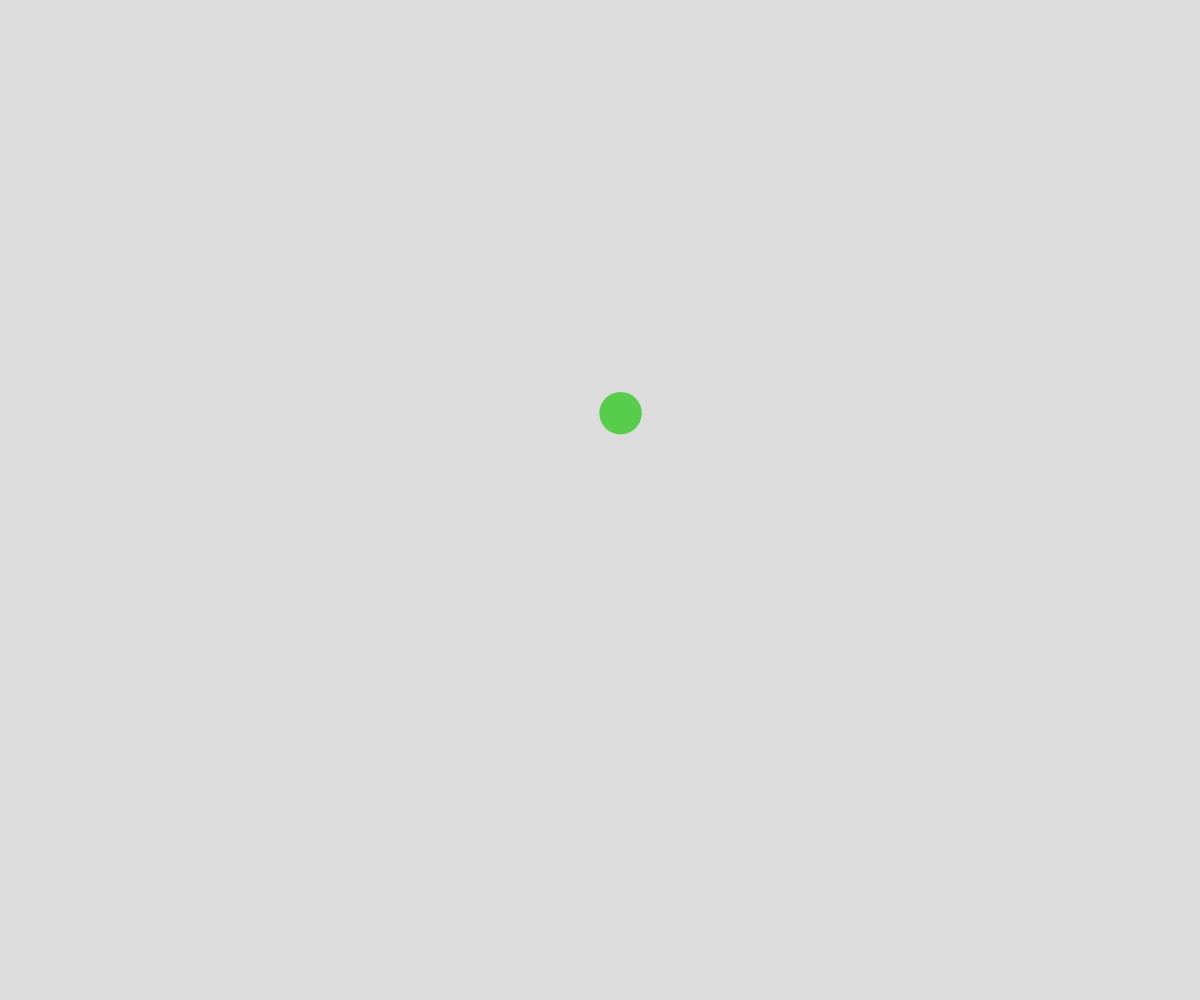
Frame 1 (no input)
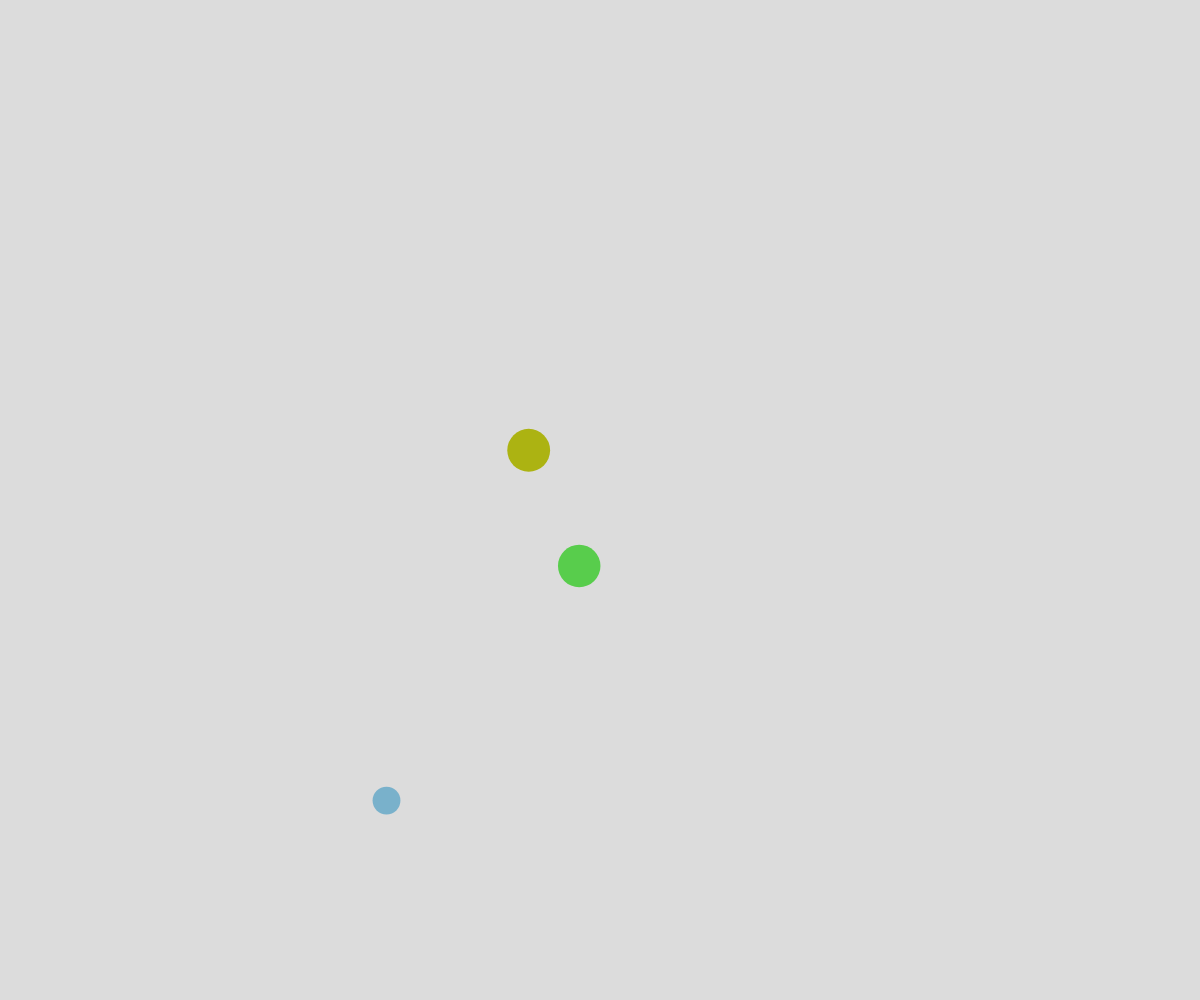
Frame 60 (no input)
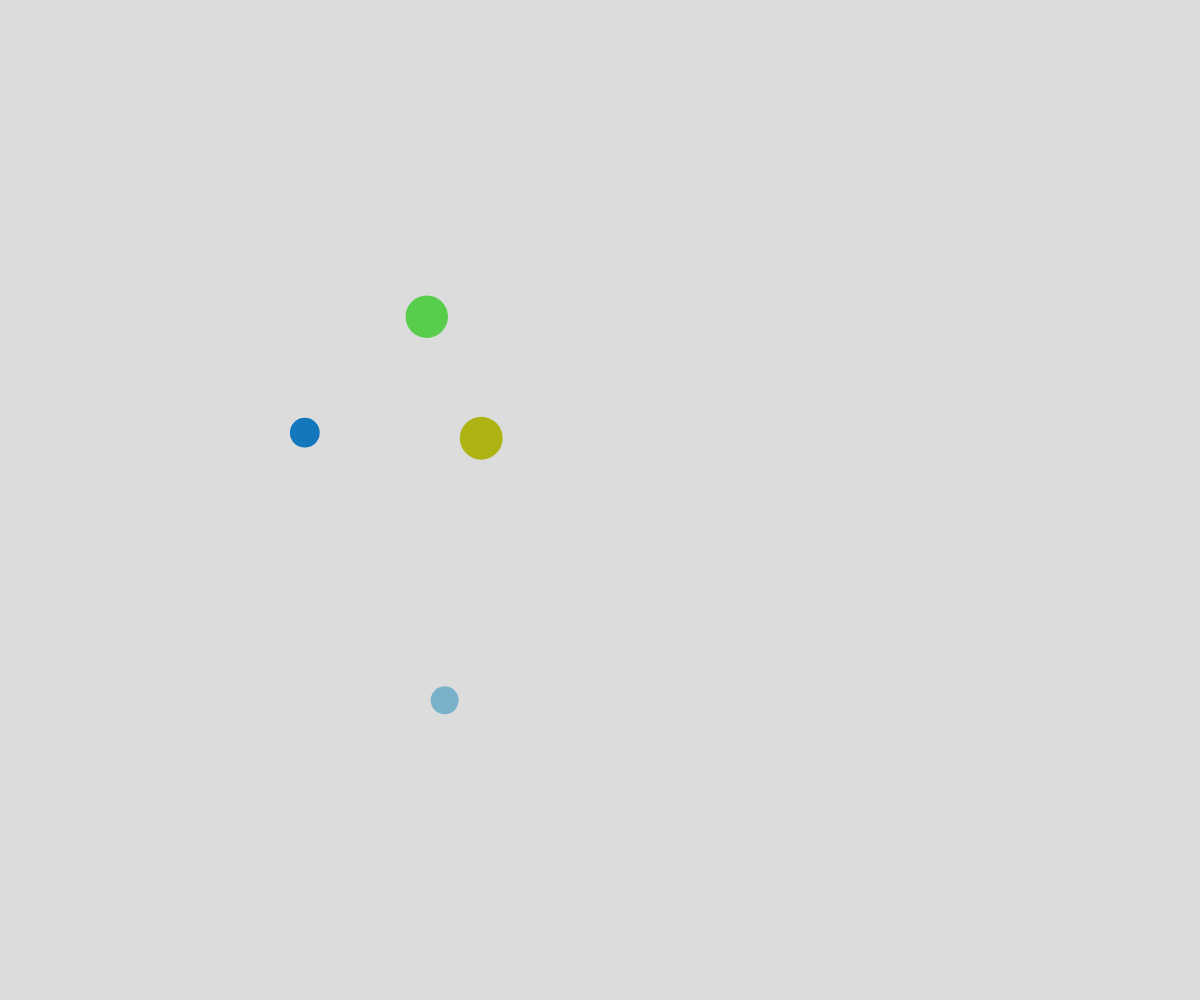
Frame 120 (the mouse pressed at the canvas centre since frame 60)

The p5.js sketch that drew these frames (run headless with seeded random() and noise() and a simulated clock; from frame 60 on, the mouse is pressed at the canvas centre):

// p5.js sketch
// ── sketch.js
// Perlin Bubbles Demo
// Noise, Arrays, and Object Notation

let theBubbles = [];

function setup() {
  createCanvas(windowWidth, windowHeight);
  noStroke();
  spawnBubble();

  //add a new bubble every half second
  window.setInterval(spawnBubble, 500);
}

function draw() {
  background(220);

  for (let bubble of theBubbles) {
    //move
    bubble.x = noise(bubble.time) * width;
    bubble.y = noise(bubble.time + bubble.buffer) * height;
    bubble.time += bubble.deltaTime;

    //display
    fill(bubble.r, bubble.g, bubble.b);
    circle(bubble.x, bubble.y, bubble.diameter);
  }
}

function spawnBubble() {
  let _time = random(1000);
  let _buffer = random(1000);

  let theBubble = {
    time: _time,
    buffer: _buffer,
    x: noise(_time) * width,
    y: noise(_time + _buffer) * height,
    diameter: random(20, 50),
    deltaTime: 0.01,
    r: random(255),
    g: random(255),
    b: random(255),
  };
  theBubbles.push(theBubble);
}
